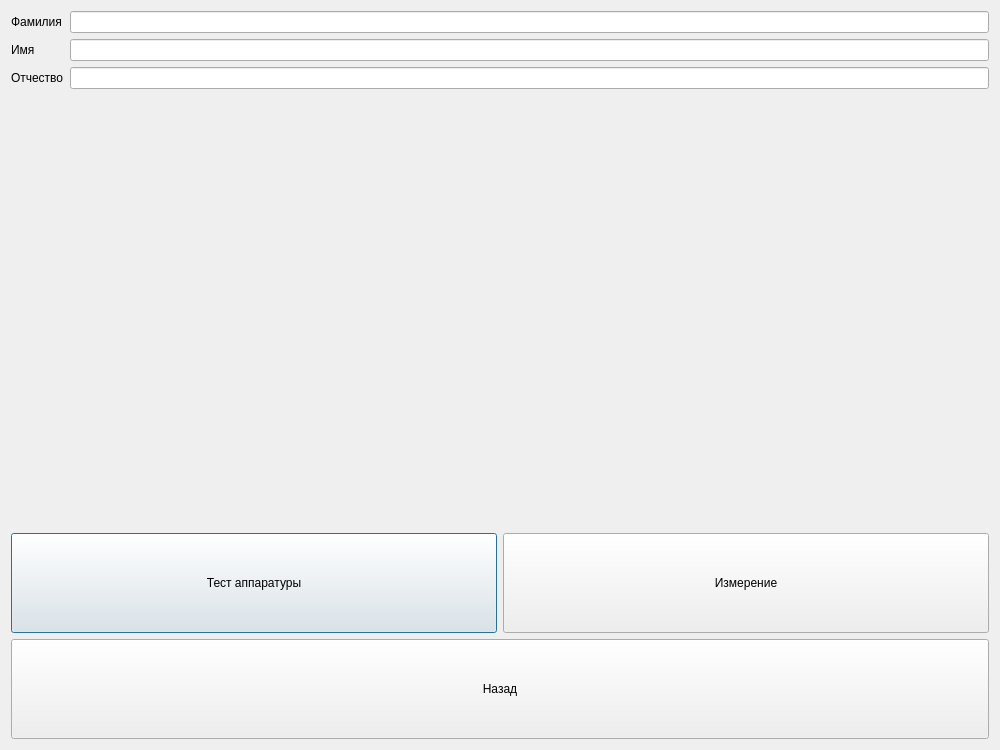
<?xml version="1.0" encoding="UTF-8"?>
<ui version="4.0">
 <class>Gamma_IK</class>
 <widget class="QDialog" name="Gamma_IK">
  <property name="geometry">
   <rect>
    <x>0</x>
    <y>0</y>
    <width>1000</width>
    <height>750</height>
   </rect>
  </property>
  <property name="windowTitle">
   <string>Dialog</string>
  </property>
  <layout class="QVBoxLayout" name="verticalLayout_3">
   <item>
    <layout class="QFormLayout" name="formLayout">
     <item row="0" column="0">
      <layout class="QVBoxLayout" name="verticalLayout_2">
       <item>
        <widget class="QLabel" name="label">
         <property name="text">
          <string>Фамилия</string>
         </property>
        </widget>
       </item>
       <item>
        <widget class="QLabel" name="label_2">
         <property name="text">
          <string>Имя</string>
         </property>
        </widget>
       </item>
       <item>
        <widget class="QLabel" name="label_3">
         <property name="text">
          <string>Отчество</string>
         </property>
        </widget>
       </item>
      </layout>
     </item>
     <item row="0" column="1">
      <layout class="QVBoxLayout" name="verticalLayout">
       <item>
        <widget class="QLineEdit" name="lineEdit"/>
       </item>
       <item>
        <widget class="QLineEdit" name="lineEdit_2"/>
       </item>
       <item>
        <widget class="QLineEdit" name="lineEdit_3"/>
       </item>
      </layout>
     </item>
    </layout>
   </item>
   <item>
    <layout class="QHBoxLayout" name="horizontalLayout">
     <item>
      <widget class="QPushButton" name="pushButton_2">
       <property name="sizePolicy">
        <sizepolicy hsizetype="Minimum" vsizetype="Maximum">
         <horstretch>0</horstretch>
         <verstretch>0</verstretch>
        </sizepolicy>
       </property>
       <property name="minimumSize">
        <size>
         <width>0</width>
         <height>100</height>
        </size>
       </property>
       <property name="text">
        <string>Тест аппаратуры</string>
       </property>
      </widget>
     </item>
     <item>
      <widget class="QPushButton" name="pushButton_3">
       <property name="sizePolicy">
        <sizepolicy hsizetype="Minimum" vsizetype="Maximum">
         <horstretch>0</horstretch>
         <verstretch>0</verstretch>
        </sizepolicy>
       </property>
       <property name="minimumSize">
        <size>
         <width>0</width>
         <height>100</height>
        </size>
       </property>
       <property name="text">
        <string>Измерение</string>
       </property>
      </widget>
     </item>
    </layout>
   </item>
   <item>
    <widget class="QPushButton" name="pushButton">
     <property name="sizePolicy">
      <sizepolicy hsizetype="Minimum" vsizetype="Maximum">
       <horstretch>0</horstretch>
       <verstretch>0</verstretch>
      </sizepolicy>
     </property>
     <property name="minimumSize">
      <size>
       <width>0</width>
       <height>100</height>
      </size>
     </property>
     <property name="text">
      <string>Назад</string>
     </property>
    </widget>
   </item>
  </layout>
 </widget>
 <resources/>
 <connections/>
</ui>
